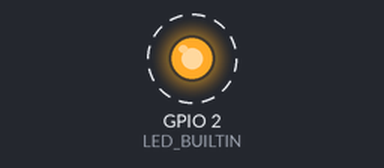
Simulated run of this sketch. Board: ESP32. Parts: output pins drawn as LEDs (lit = HIGH). Dashed ring = blinking. What the sketch prints to the serial monitor is not drawn.

Above: at 0.5 s.
Timing chart, 0 to 4.6 s (numbered marks = the images above):
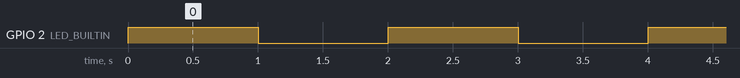

The sketch:

arduino_project.ino
```cpp
// Arduino ESP32 Test Project
// Simple blink example for ESPBrew testing

void setup() {
  // Initialize serial communication at 115200 bits per second:
  Serial.begin(115200);

  // Initialize the LED pin as an output:
  pinMode(LED_BUILTIN, OUTPUT);

  Serial.println("Arduino ESP32 Test Project started!");
}

void loop() {
  // Turn the LED on:
  digitalWrite(LED_BUILTIN, HIGH);
  Serial.println("LED ON");

  // Wait for a second:
  delay(1000);

  // Turn the LED off:
  digitalWrite(LED_BUILTIN, LOW);
  Serial.println("LED OFF");

  // Wait for a second:
  delay(1000);
}
```

Measured:
- by itself, GPIO 2 (LED_BUILTIN): alternates HIGH for 1.0 s and LOW for 1.0 s
